Frame 1 (no input): blank canvas, image omitted
Frame 60 (the mouse pressed at the canvas centre just before this capture): blank canvas, image omitted
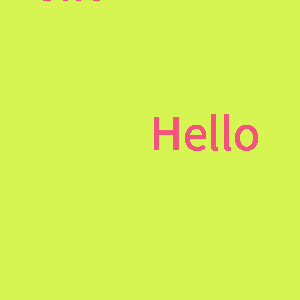
Frame 120 (the mouse held since frame 60 and released just before this capture)

The Processing sketch whose frames 1 and 60 were blank and that drew this single picture after the mouse press (run headless with seeded random() and noise(); from frame 60 on, the mouse is pressed at the canvas centre):

// Processing sketch: week13_2_mouse
// ── week13_2_mouse.pde
void setup()
{
  size(300, 300);
  background(#D6F552);
  fill(#F5527D);
  textSize(50);
}
void draw()
{
 text("Hello", mouseX, mouseY);
}
